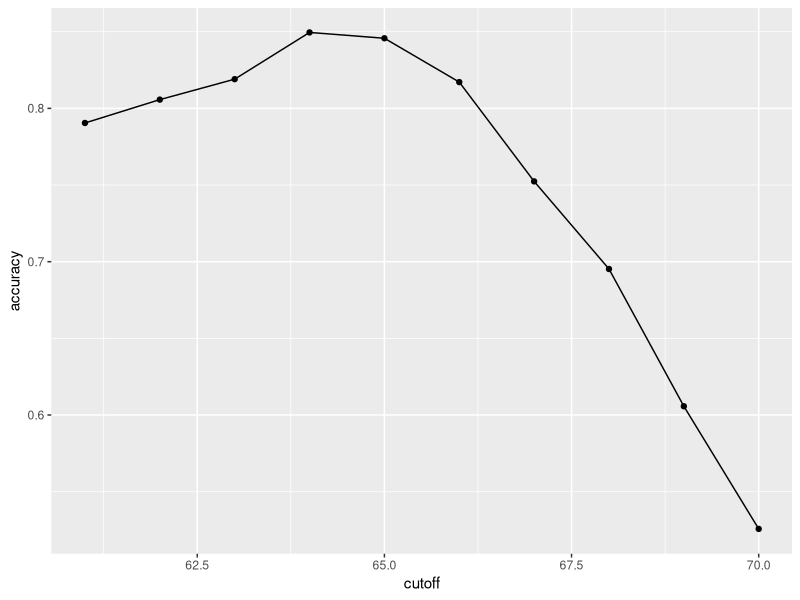
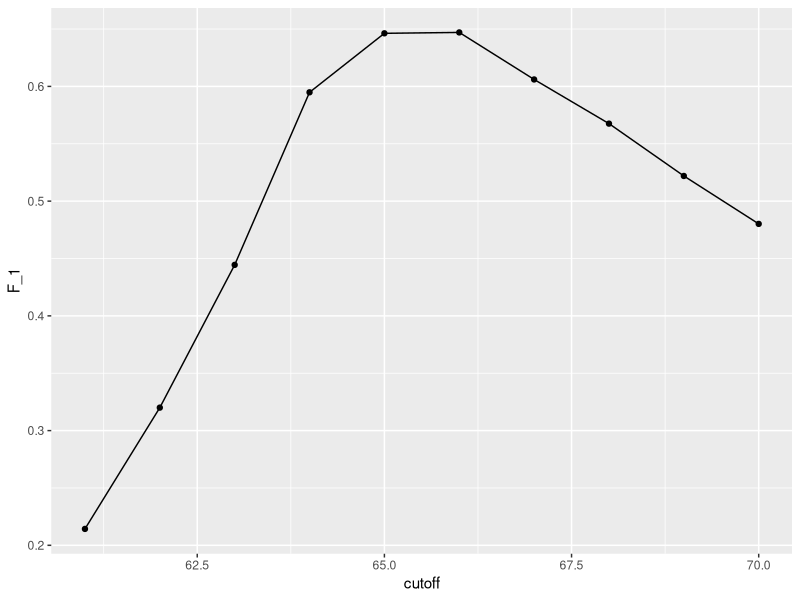
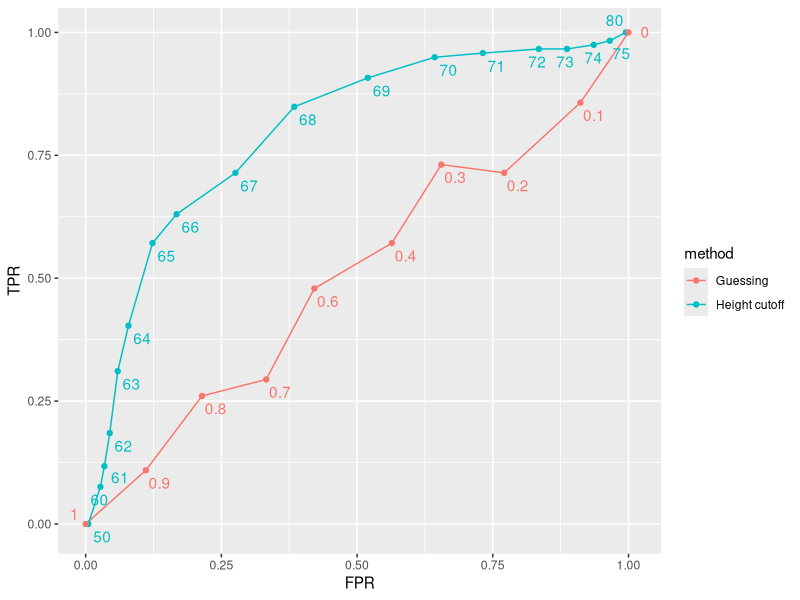
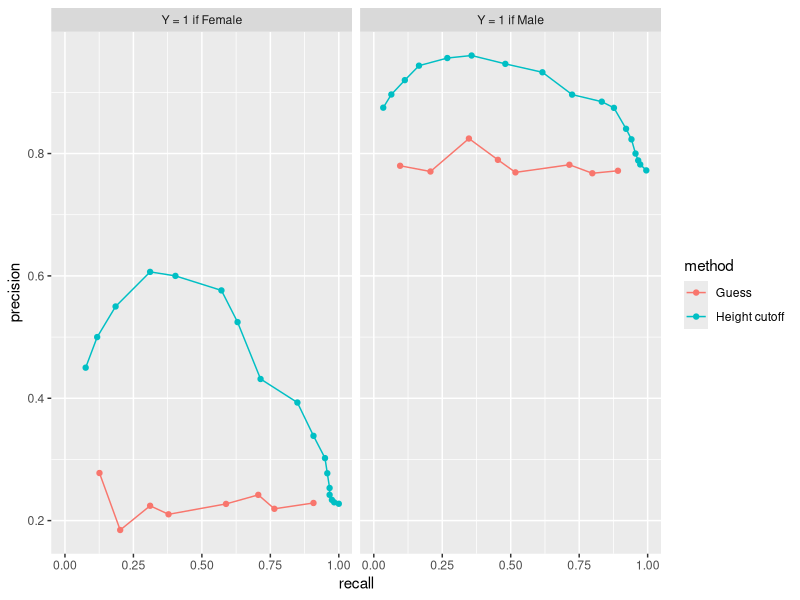

Write R code to recreate these figures, in order.
## ---- chunk 1
options(digits = 3)
## ---- chunk 2
library(caret) 
library(dslabs) 
## ---- chunk 3
y <- heights$sex 
x <- heights$height 
## ---- chunk 4
set.seed(2007) 
test_index <- createDataPartition(y, times = 1, p = 0.5, list = FALSE) 
## ---- chunk 5
test_set <- heights[test_index, ] 
train_set <- heights[-test_index, ] 
## ---- chunk 6
y_hat <- sample(c("Male", "Female"), length(test_index), replace = TRUE) |> 
  factor(levels = levels(test_set$sex)) 
## ---- chunk 7
mean(y_hat == test_set$sex) 
## ---- chunk 8
library(tidyverse) 
heights |> group_by(sex) |> summarize(avg = mean(height), sd = sd(height)) 
## ---- chunk 9
y_hat <- factor(ifelse(x > 62, "Male", "Female"), levels(test_set$sex)) 
## ---- chunk 10
mean(y == y_hat) 
## ---- chunk 11
cutoff <- seq(61, 70) 
accuracy <- sapply(cutoff, function(x){ 
  y_hat <- factor(ifelse(train_set$height > x, "Male", "Female"), levels = levels(test_set$sex)) 
  mean(y_hat == train_set$sex) 
}) 
## ---- chunk 12
data.frame(cutoff, accuracy) |>  
  ggplot(aes(cutoff, accuracy)) +  
  geom_point() +  
  geom_line()  
## ---- chunk 13
max(accuracy) 
## ---- chunk 14
best_cutoff <- cutoff[which.max(accuracy)] 
best_cutoff 
## ---- chunk 15
y_hat <- ifelse(test_set$height > best_cutoff, "Male", "Female") |>  
  factor(levels = levels(test_set$sex)) 
y_hat <- factor(y_hat) 
mean(y_hat == test_set$sex) 
## ---- chunk 16
cm <- confusionMatrix(data = y_hat, reference = test_set$sex) 
cm$table 
## ---- chunk 17
cm$byClass[c("Sensitivity", "Specificity")] 
## ---- chunk 18
cm$byClass["Prevalence"] 
## ---- chunk 19
library(knitr)
library(kableExtra)
mat <- matrix(c("True positives (TP)", "False negatives (FN)",  
                "False positives (FP)", "True negatives (TN)"), 2, 2) 
colnames(mat) <- c("Actually Positive", "Actually Negative") 
rownames(mat) <- c("Predicted positive", "Predicted negative") 
tmp <- as.data.frame(mat) 
kable(tmp, "html") |> 
  kable_styling(bootstrap_options = "striped", full_width = FALSE) 
## ---- chunk 20
cm$overall["Accuracy"] 
cm$byClass[c("Sensitivity","Specificity", "Prevalence")] 
## ---- chunk 21
cutoff <- seq(61, 70) 
F_1 <- sapply(cutoff, function(x){ 
  y_hat <- factor(ifelse(train_set$height > x, "Male", "Female"), levels(test_set$sex)) 
  F_meas(data = y_hat, reference = factor(train_set$sex)) 
}) 
## ---- chunk 22
data.frame(cutoff, F_1) |>  
  ggplot(aes(cutoff, F_1)) +  
  geom_point() +  
  geom_line()  
## ---- chunk 23
max(F_1) 
## ---- chunk 24
best_cutoff <- cutoff[which.max(F_1)] 
best_cutoff 
## ---- chunk 25
y_hat <- ifelse(test_set$height > best_cutoff, "Male", "Female") |>  
  factor(levels = levels(test_set$sex)) 
sensitivity(data = y_hat, reference = test_set$sex) 
specificity(data = y_hat, reference = test_set$sex) 
## ---- chunk 26
library(ggrepel) 
probs <- seq(0, 1, length.out = 10) 
cutoffs <- c(50, seq(60, 75), 80) 
tmp_1 <- map_df(cutoffs, function(x){ 
  y_hat <- ifelse(test_set$height > x, "Male", "Female") |>  
    factor(levels = c("Female", "Male")) 
   list(method = "Height cutoff", 
        cutoff = x,  
        FPR = 1 - specificity(y_hat, test_set$sex), 
        TPR = sensitivity(y_hat, test_set$sex)) 
})  
tmp_2 <- map_df(probs, function(p){ 
  y_hat <-  
    sample(c("Male", "Female"), nrow(test_set), replace = TRUE, prob = c(p, 1 - p)) |>  
    factor(levels = c("Female", "Male")) 
  list(method = "Guessing", 
       cutoff = round(p,1), 
       FPR = 1 - specificity(y_hat, test_set$sex), 
       TPR = sensitivity(y_hat, test_set$sex)) 
}) 
bind_rows(tmp_1, tmp_2) |> 
  ggplot(aes(FPR, TPR, label = cutoff, color = method)) + 
  geom_line() + 
  geom_point() + 
  geom_text_repel(nudge_x = 0.01, nudge_y = -0.01, show.legend = FALSE) 
## ---- chunk 27
guessing <- map_df(probs[-1], function(p){ 
  y_hat <- sample(c("Male", "Female"), length(test_index),  
                  replace = TRUE, prob = c(p, 1 - p)) |>  
    factor(levels = c("Female", "Male")) 
  list(method = "Guess", 
    recall = sensitivity(y_hat, test_set$sex), 
    precision = precision(y_hat, test_set$sex)) 
}) 
height_cutoff <- map_df(cutoffs[-1], function(x){ 
  y_hat <- ifelse(test_set$height > x, "Male", "Female") |>  
    factor(levels = c("Female", "Male")) 
  list(method = "Height cutoff", 
       recall = sensitivity(y_hat, test_set$sex), 
    precision = precision(y_hat, test_set$sex)) 
}) 
tmp_1 <- bind_rows(guessing, height_cutoff) |> mutate(Positive = "Y = 1 if Female")  
guessing <- map_df(rev(probs)[-1], function(p){ 
  y_hat <- sample(c("Male", "Female"), length(test_index), replace = TRUE,  
                  prob = c(p, 1 - p)) |>  
    factor(levels = c("Male", "Female")) 
  list(method = "Guess", 
    recall = sensitivity(y_hat, relevel(test_set$sex, "Male", "Female")), 
    precision = precision(y_hat, relevel(test_set$sex, "Male", "Female"))) 
}) 
height_cutoff <- map_df(rev(cutoffs)[-1], function(x){ 
  y_hat <- ifelse(test_set$height > x, "Male", "Female") |>  
    factor(levels = c("Male", "Female")) 
  list(method = "Height cutoff", 
       recall = sensitivity(y_hat, relevel(test_set$sex, "Male", "Female")), 
    precision = precision(y_hat, relevel(test_set$sex, "Male", "Female"))) 
}) 
tmp_2 <- bind_rows(guessing, height_cutoff) |> mutate(Positive = "Y = 1 if Male")  
bind_rows(tmp_1, tmp_2) |> 
  ggplot(aes(recall, precision, color = method)) + 
  geom_line() + 
  geom_point() + 
  facet_wrap(~ Positive) 
